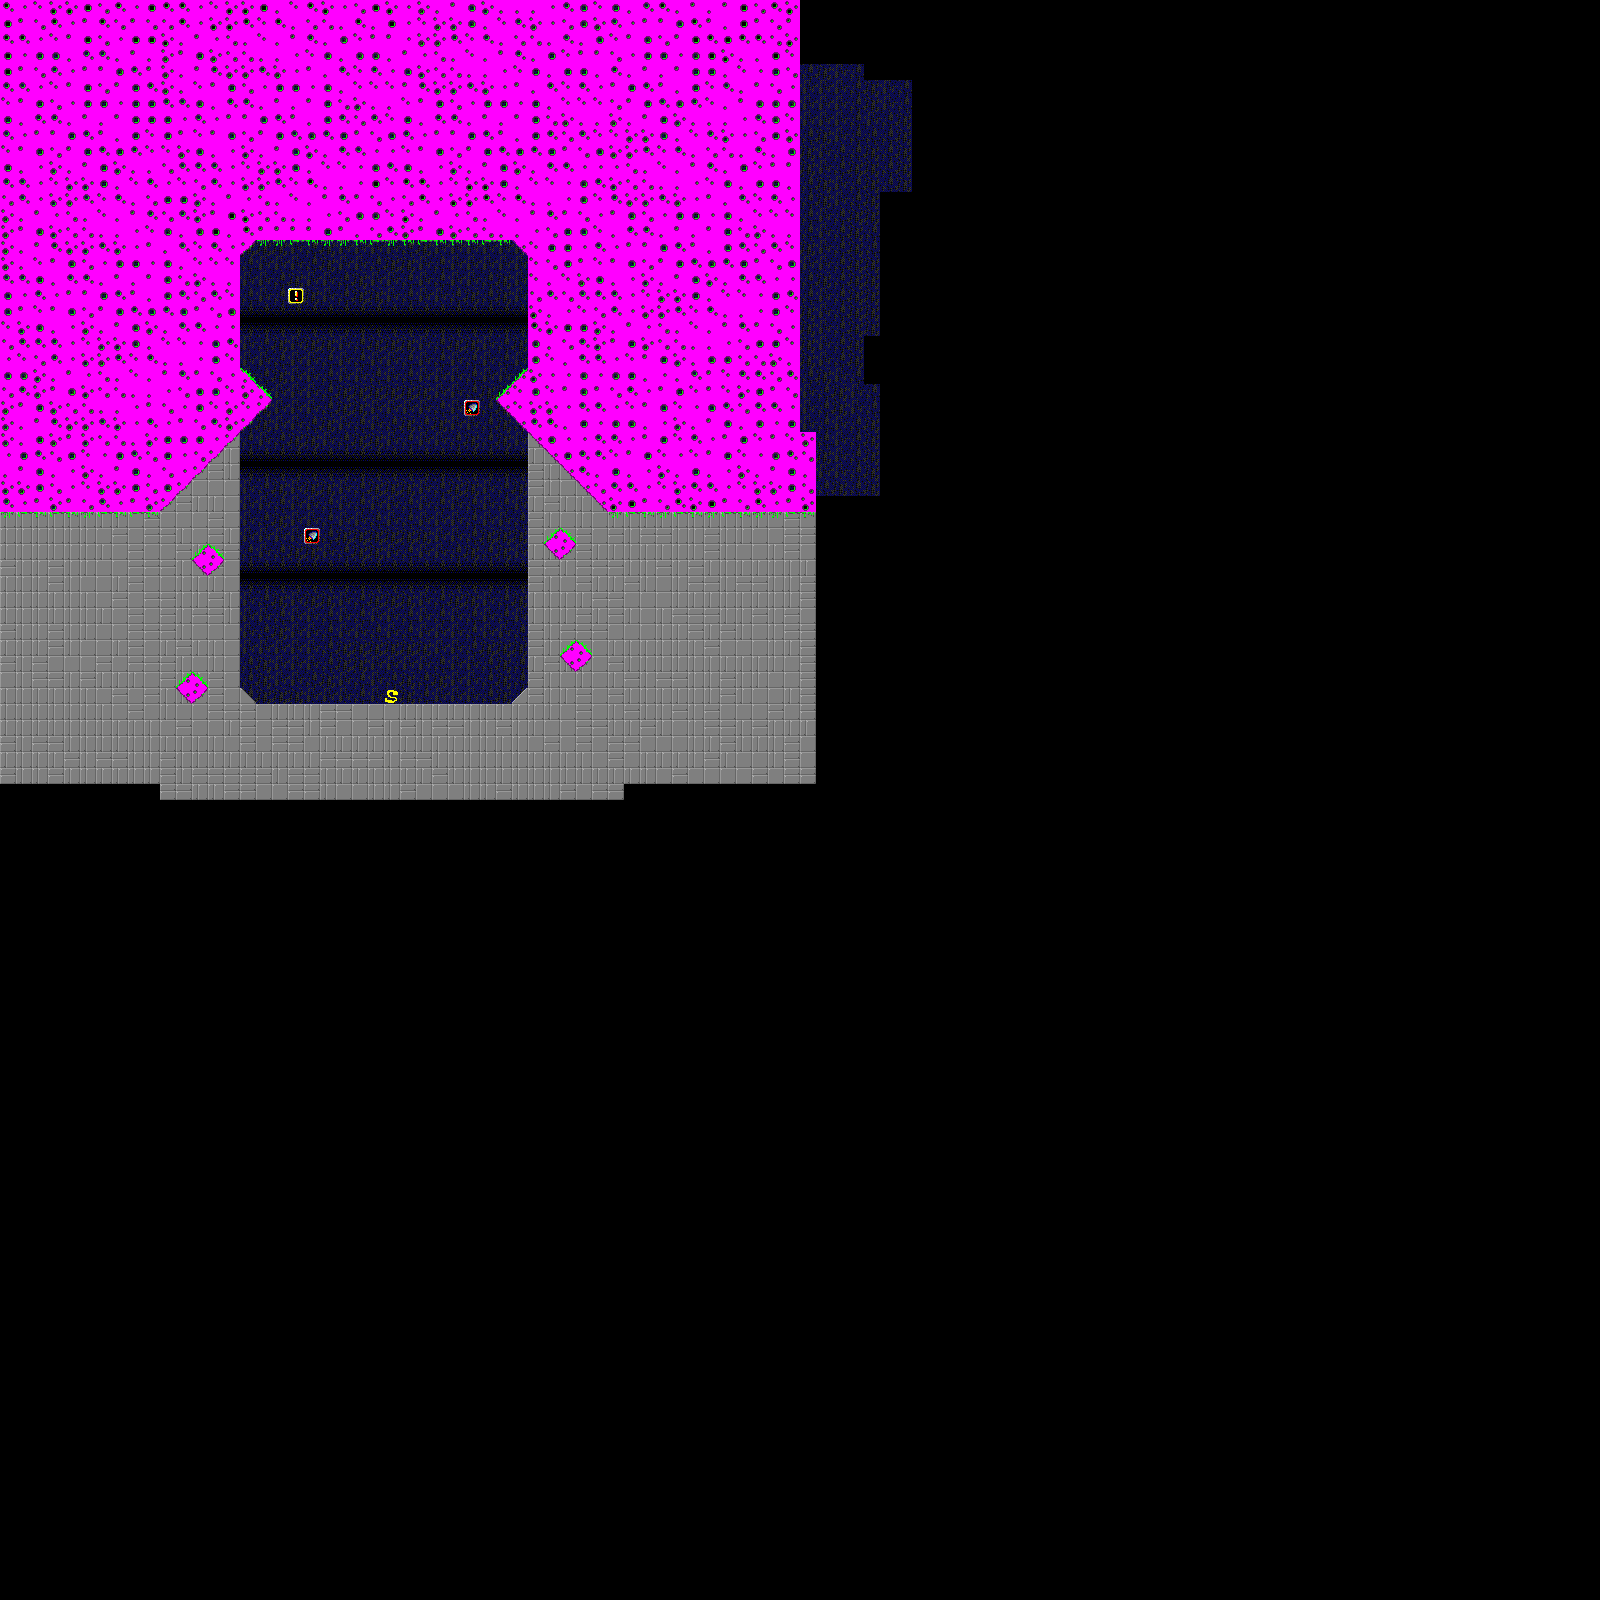

Rendered tile map (Tiled .tmx) drawn with the repository's tilesets; below, a short description and the map source with its tile grids summarised:
An orthogonal 100x100 tile map with 16x16 px tiles, 4 tile layers (Background, Indications, MAIN, Decorations).

<map version="1.0" orientation="orthogonal" renderorder="right-down" width="100" height="100" tilewidth="16" tileheight="16" nextobjectid="1">
 <tileset firstgid="1" name="tiles" tilewidth="16" tileheight="16" tilecount="4096">
  <image source="tiles.png" width="1024" height="1024" />
 </tileset>
 <layer name="Background" width="100" height="100">
  <data>[10000 cells, 1818 non-empty, 5 distinct tile ids]</data>
 </layer>
 <layer name="Indications" width="100" height="100">
  <data>[10000 cells, 4 non-empty, 3 distinct tile ids]</data>
 </layer>
 <layer name="MAIN" width="100" height="100">
  <data>[10000 cells, 1995 non-empty, 17 distinct tile ids]</data>
 </layer>
 <layer name="Decorations" width="100" height="100">
  <data>[10000 cells, 65 non-empty, 7 distinct tile ids]</data>
 </layer>
</map>
